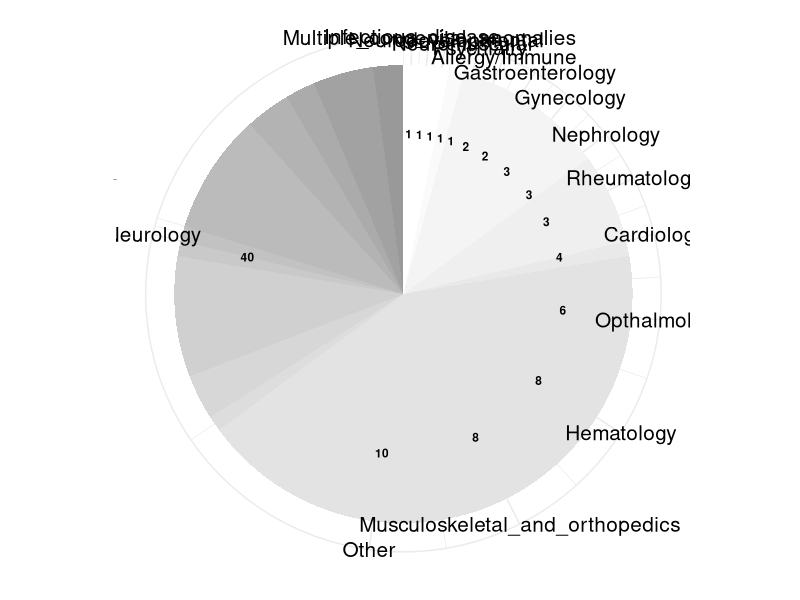
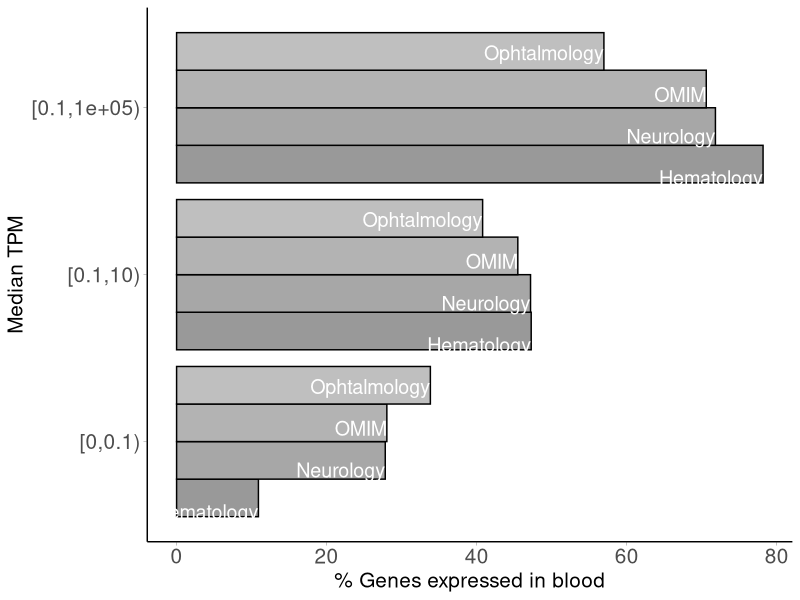
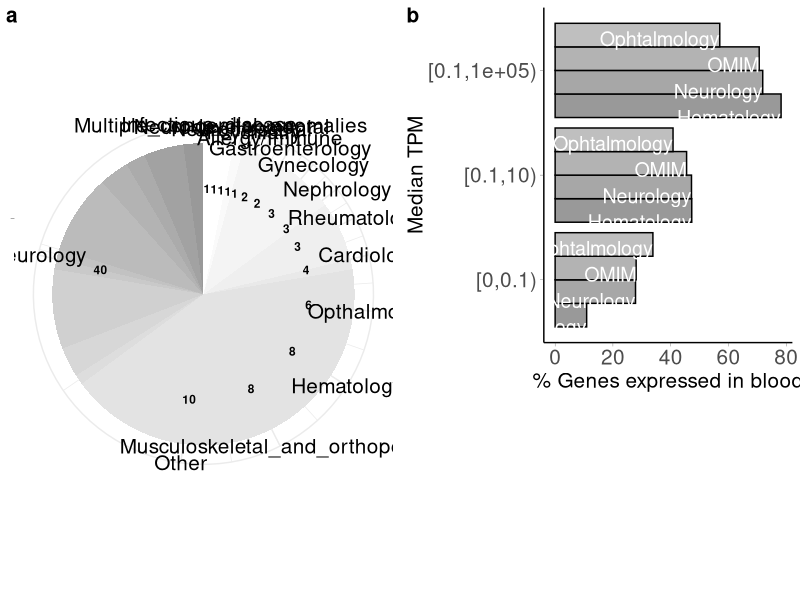

Recreate these plots in R, in order.
#!/bin/R


# =======================================================================================================
# This is a script for generating Figure 1:  Using blood RNA-seq to study rare disease genes.
#
# Note that the final figure was generated by using inkscape by combining figures from this script for visualization purposes
#
# =======================================================================================================


#--- Libraries

library(cowplot)
library(ggplot2)
library(RColorBrewer)
library(ggpubr)
library(dplyr)


#--- Main
# Load Fig1a data
fig1a=read.table('Fig1a_data.txt', header=T)

# Load fig1b data
fig1b=read.table('Fig1b_data.txt', header=T)

#--- Figures
fsize=15
RD_theme=theme_classic()+
	theme(axis.text.x= element_text(size=fsize),
	axis.text.y= element_text(size=fsize), 
	axis.title = element_text(size = fsize), 
    legend.text = element_text(size = fsize-1), 
    legend.title = element_text(size = fsize), 
    axis.ticks = element_line(size = 0.1))


# Figure 1A
blank_theme <- theme_minimal()+
  theme(
  axis.title.x = element_blank(),
  axis.title.y = element_blank(),
  plot.title=element_text(size=fsize, face="bold"),axis.text.x= element_text(size=fsize),
	axis.text.y= element_text(size=fsize), 
	axis.title = element_text(size = fsize), 
    legend.text = element_text(size = fsize-1), 
    legend.title = element_text(size = fsize), 
    axis.ticks = element_line(size = 0.1)
  )

y.breaks <- cumsum(fig1a$counts) - fig1a$counts/2
fig1a =fig1a %>% mutate(cumulative=cumsum(counts),midpoint=cumulative-(counts/2))
fig1a_plot= ggplot(fig1a, aes(x="", y=counts, fill=disease_category))+
	geom_bar(width = 1, stat = "identity")+
	coord_polar("y", start=0)+ 
	scale_fill_grey(start = 0.6, end = 1) +  
	blank_theme + theme(legend.position="top")+
	labs(fill="Disease category")+
	scale_y_continuous(
        breaks=y.breaks,   # where to place the labels
        labels=fig1a$disease_category)+# the labels
    theme(legend.position="", axis.text = element_text(colour="black", size = 10))+ 
    geom_text(aes(x=1.2, y=midpoint, label=counts), color="black", fontface="bold", size=3)


ggsave('Fig1a.pdf', fig1a_plot, path='.', width=6, height=6)


# Figure 1B
disease_colors=brewer.pal(12,"Paired")
col_panelB=c(grey.colors(n=11,start = 0.6, end = 1)[1:4],disease_colors[10])


fig1b_plot= ggplot(fig1b, aes(x=bin, y=pct_genes, fill=DISEASE))+
	geom_bar(stat="identity", position="dodge", color="black")+ 
	scale_fill_manual(values=col_panelB,name="",guide = guide_legend(nrow=2)) +
	labs(x='Median TPM', y='% Genes expressed in blood')+
	geom_text(stat='identity',aes(label=fig1b$DISEASE),vjust=1,hjust=1 ,color="white", size=fsize/3, position = position_dodge(width=1))+
	RD_theme+
	coord_flip()+
	#geom_text(aes(x=bin, y=6, label=pct_in_blood_bin_df$DISEASE), color="white", fontface="bold", size=3.3, position = position_dodge())+
	theme(legend.position="")


ggsave('Fig1b.pdf', fig1b_plot, path='.', width=6, height=6)


# Figure 1
fig1_plot=ggdraw()+draw_plot(fig1a_plot, 0,0,1/2,1)+
	draw_plot(fig1b_plot, 1/2,1/3,1/2,2/3)+
	draw_plot_label(c('a', 'b'), c(0,1/2), c(1,1), size = 15)

#combined_plots
pdf('Figure1.pdf', w=9, h=9)
fig1_plot
dev.off()

## NOTE: Final version of this plot was modified using inkscape for aesthetics purposes

